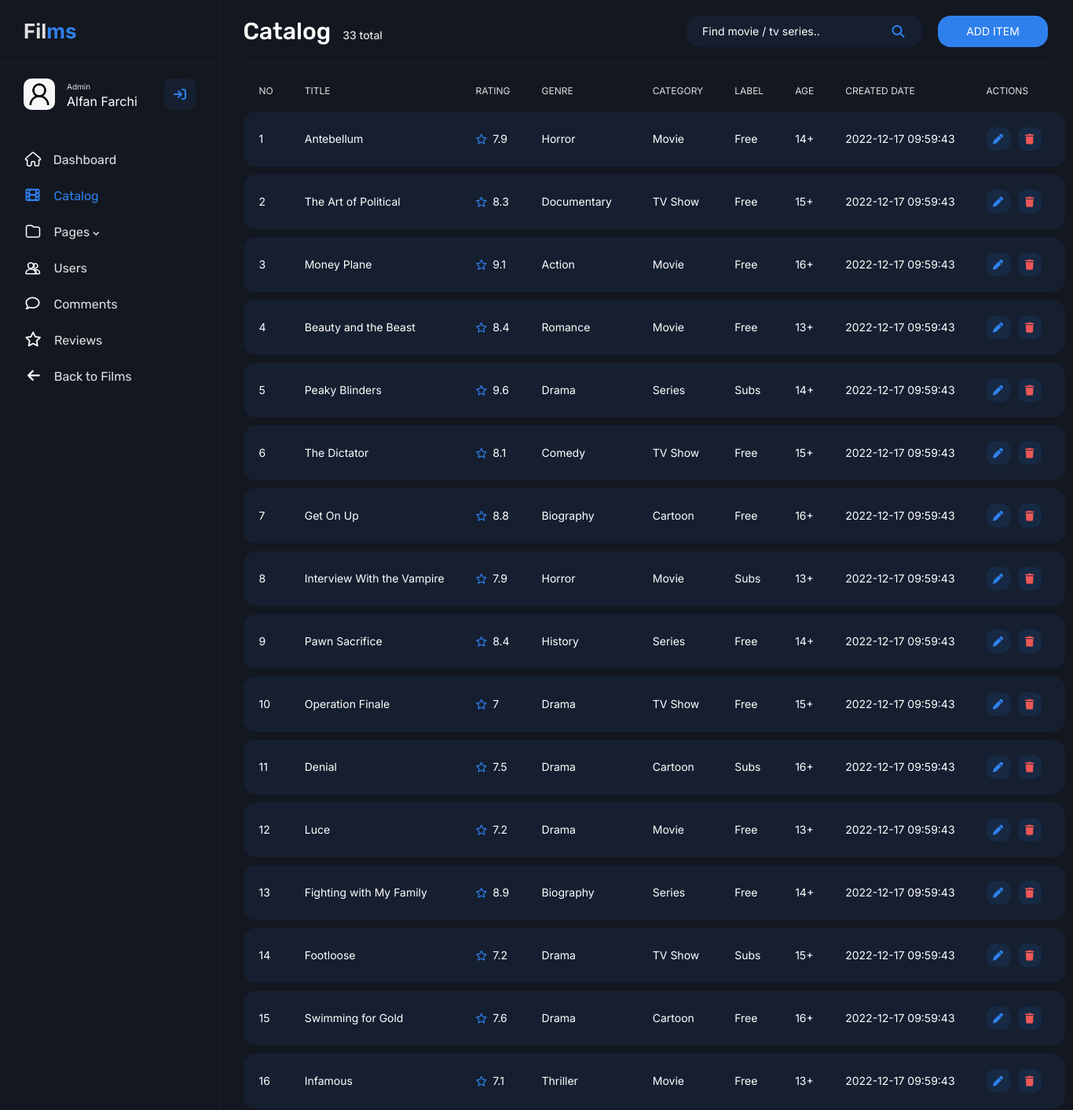
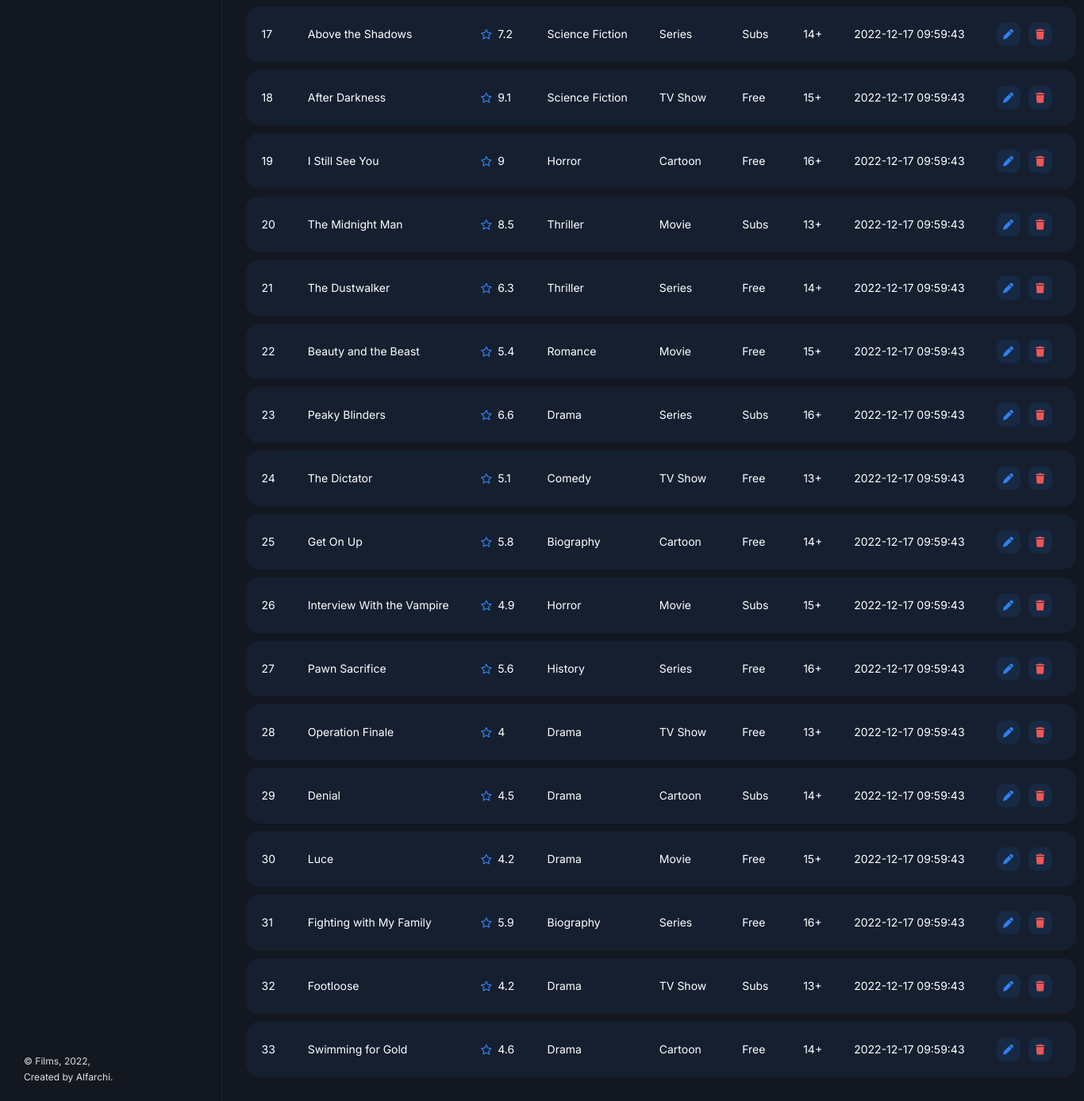
Page /admin/catalog.php on the earlier database version (2 pictures, top to bottom).
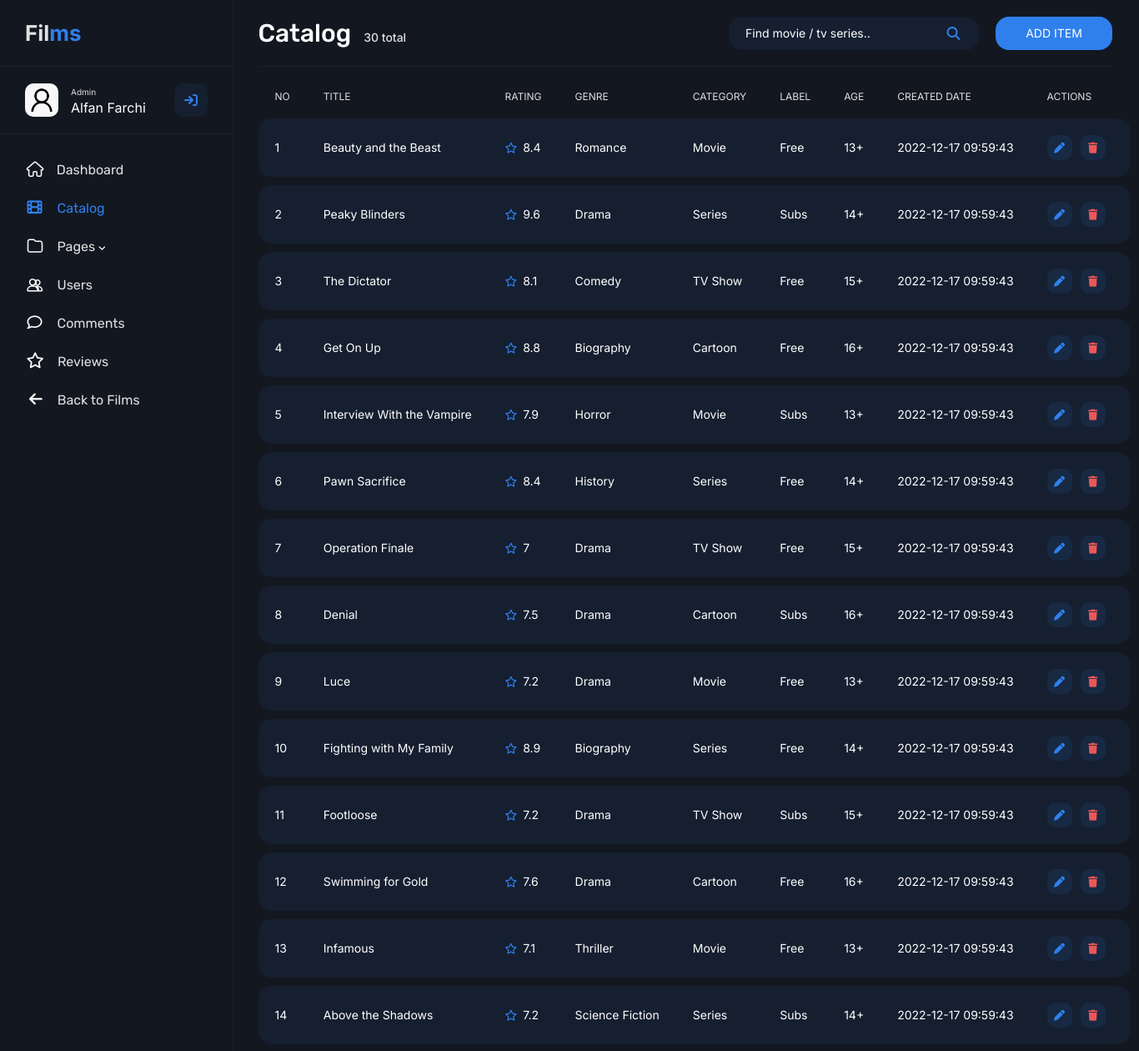
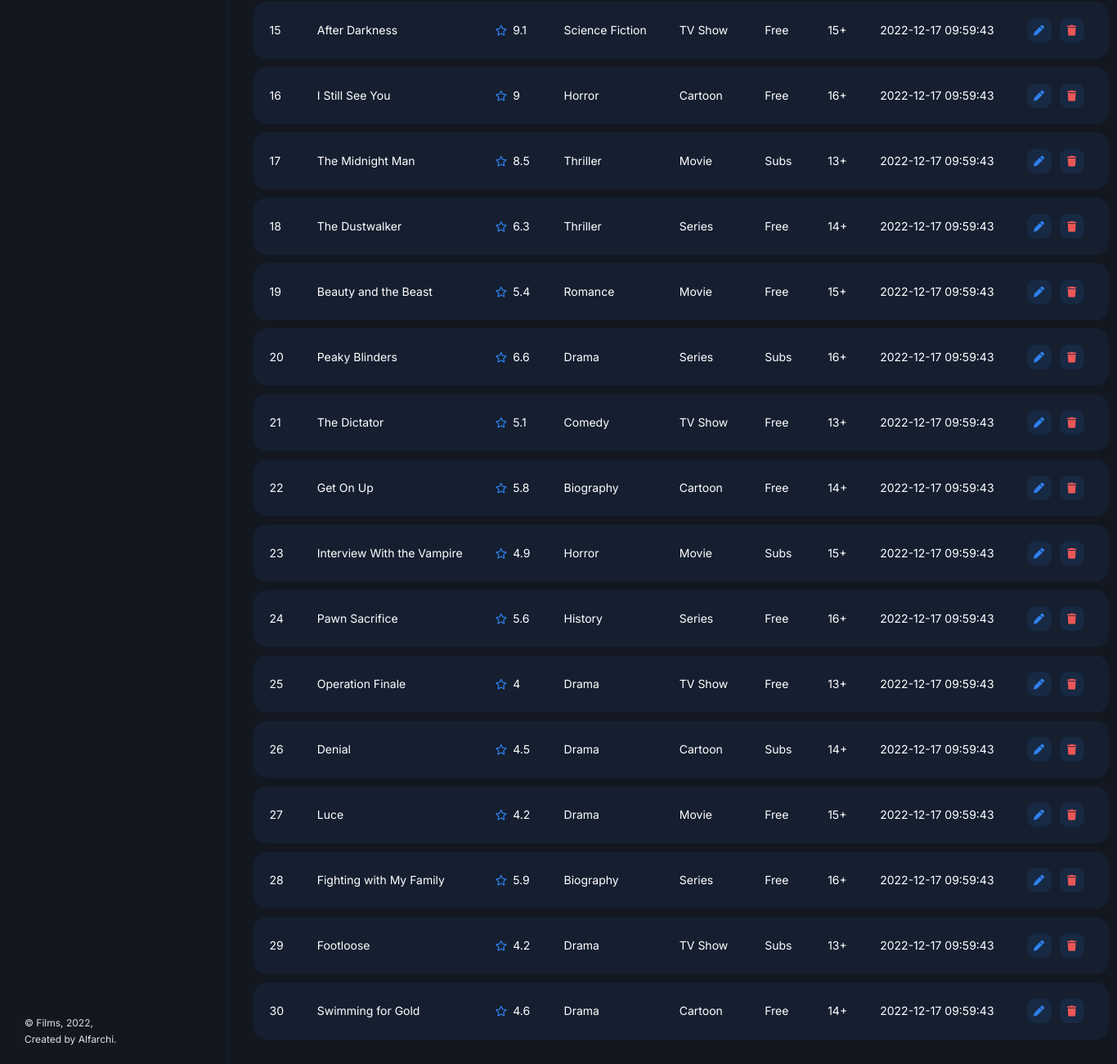
Same page on the later database version (2 pictures, top to bottom).
### tables this page shows
create table film (
    id_film int primary key auto_increment,
    title varchar(50),
    label varchar(10),
    rating float,
    genre varchar(20),
    year int,
    age int,
    image varchar(50),
    video varchar(50),
    film_desc varchar(500),
    film_date datetime,
    id_category int,
    foreign key (id_category) references category (id_category)
);

create table category (
    id_category int primary key auto_increment,
    category varchar(10)
);

### main/functions.php (called while the page is built, shortened)
<?php
$conn = mysqli_connect("localhost", "root", "", "films");
function query($query) {
    global $conn;
    $result = mysqli_query($conn, $query);
    $rows = [];
    while($row = mysqli_fetch_assoc($result)) {
        $rows[] = $row;
    }
    return $rows;
}
?>

### admin/catalog.php (the view, shortened to what this page needs)
<?php
require "../main/functions.php";
$film = query("SELECT * FROM film INNER JOIN category ON film.id_category = category.id_category WHERE id_film ORDER BY id_film DESC");
$count = query("SELECT COUNT(id_film) AS count FROM film");
?>
<!DOCTYPE html>
<html lang="en">
    <head>
        <link rel="stylesheet" href="../assets/styles/style.css">
        <link href="https://cdn.jsdelivr.net/npm/bootstrap@5.2.2/dist/css/bootstrap.min.css" rel="stylesheet">
    </head>
    <body>
        <section class="sidebar">
            <a href="" class="sidebar__logo">Fil<span>ms</span></a>
            <div class="sidebar__user">
                <img class="sidebar__avatar" src="../assets/images/icon/user.jpeg" alt="" height="40px" width="40px">
                <span>Admin</span>
                <p>Alfan Farchi</p>
                <button class="sidebar__user-btn"><i class="fa-solid fa-arrow-right-to-bracket"></i></button>
            </div>
            <div class="sidebar__nav">
                <ul class="sidebar__nav-content">
                    <li class="sidebar__nav-item"><a href="#"><i class="fa-solid fa-house"></i>Dashboard</li></a>
                    <li class="sidebar__nav-item"><a href="./catalog.php" class="active"><i class="fa-solid fa-film default"></i>Catalog</li></a>
                    <li class="sidebar__nav-item"><a href="#"><i class="fa-solid fa-folder"></i>Pages <i class="fa-solid fa-angle-down default"></i></li></a>
                    <li class="sidebar__nav-item"><a href="./users.php"><i class="fa-solid fa-user-group"></i>Users</li></a>
                    <li class="sidebar__nav-item"><a href="./comments.php"><i class="fa-regular fa-comment default"></i>Comments</li></a>
                    <li class="sidebar__nav-item"><a href="./reviews.php"><i class="fa-regular fa-star default"></i>Reviews</li></a>
                    <li class="sidebar__nav-item"><a href="../index.php"><i class="fa-solid fa-arrow-left default"></i>Back to Films</li></a>
                </ul>
            </div>
            <p class="sidebar__footer">© Films, 2022,<br>Created by Alfarchi.</p>
        </section>
        <main class="main">
            <div class="container-fluid">
                <div class="row">
                    <div class="col-12">
                        <div class="main__header">
                            <?php $i = 1 ?> <?php foreach($count as $row): ?>
                            <h2 class="main__header-title">Catalog&ensp;<span><?php echo $row["count"]; ?> total</span></h2>
                            <?php $i++ ?> <?php endforeach; ?>
                            <div class="main__action">
                                <form action="" method="post" spellcheck="false" autocomplete="off" class="nav__form nav__catalog">
                                    <input type="input" name="keyword" placeholder="Find movie / tv series.." class="nav__search search__admin">
                                    <button type="submit" name="search" class="nav__action-btn"><i class="fa-solid fa-magnifying-glass"></i></button>
                                </form>
                                <a href="./upload.php" class="a"><button class="sign__button main__button">Add item</button></a>
                            </div>
                        </div>
                    </div>
                    <div class="col-12">
                        <table class="main__table">
                            <thead>
                                <tr>
                                    <td class="film__id">NO</td>
                                    <td class="film__title">TITLE</td>
                                    <td class="film__rating">RATING</td>
                                    <td class="film__genre">GENRE</td>
                                    <td class="film__category">CATEGORY</td>
                                    <td class="film__label">LABEL</td>
                                    <td class="film__age">AGE</td>
                                    <td class="film__date">CREATED DATE</td>
                                    <td class="film__actions">ACTIONS</td>
                                </tr>
                            </thead>
                            <tbody>
                                <?php $i = 1 ?>
                                <?php foreach($film as $row): ?>
                                <tr>
                                    <td class="film__id"><?php echo $i; ?></td>
                                    <td class="film__title"><a class="catalog__title" href="../main/details.php?id=<?php echo $row["id_film"]; ?>"><?php echo $row["title"]; ?></a></td>
                                    <td class="film__rating"><i class="fa-regular fa-star"></i>&ensp;<?php echo $row["rating"]; ?></td>
                                    <td class="film__genre"><?php echo $row["genre"]; ?></td>
                                    <td class="film__category"><?php echo $row["category"]; ?></td>
                                    <td class="film__label"><?php echo $row["label"]; ?></td>
                                    <td class="film__age"><?php echo $row["age"]; ?>+</td>
                                    <td class="film__date"><?php echo $row["film_date"]; ?></td>
                                    <td class="actions__button"><a href="./update.php?id=<?php echo $row["id_film"]; ?>"><i class="fa-solid fa-pen"></i></a><a href="./delete.php?id=<?php echo $row["id_film"]; ?>" onclick="return confirm('Delete film?')"><i class="fa-solid fa-trash"></i></a></td>
                                </tr>
                                <?php $i++ ?>
                                <?php endforeach; ?>
                            </tbody>
                        </table>
                    </div>
                </div>
            </div>
    </body>
</html>

Differences in the rows shown:
removed film: title "Antebellum", rating "7.9", genre "Horror", id_category.category "Movie", label "Free", age "14", film_date "2022-12-17 09:59:43"
removed film: title "The Art of Political", rating "8.3", genre "Documentary", id_category.category "TV Show", label "Free", age "15", film_date "2022-12-17 09:59:43"
removed film: title "Money Plane", rating "9.1", genre "Action", id_category.category "Movie", label "Free", age "16", film_date "2022-12-17 09:59:43"
Other differences:
new list line: "Catalog 30 total"
list line gone: "Catalog 33 total"
